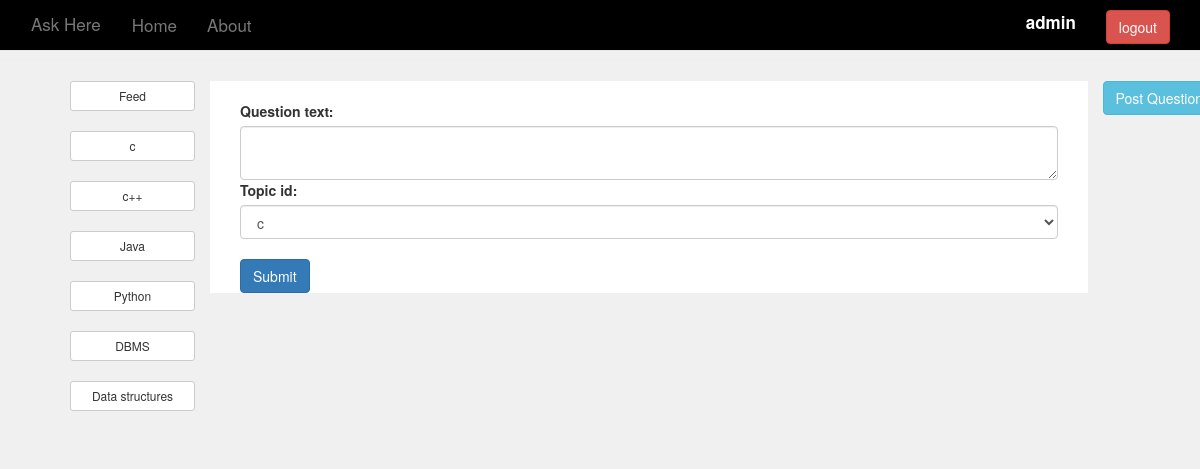
/post_question/ (signed in), run on the app's committed database.
### Ask/models.py (models this page shows)
class Interest(models.Model):
    topic = models.CharField(max_length=30)

### Ask/views.py (the view)
# urls.py: path('post_question/',post_question,name='post_question'),
@login_required(login_url='/login')
def post_question(request):
    if(request.method=="POST"):
        form = QuestionForm(request.POST)
        if(form.is_valid()):
            question = form.save(commit=False)
            question.created_date = datetime.now()
            question.created_by =  UserLogin.objects.get(username=request.user.username)
            question.save()
            return redirect('index')
        else:
            return render(request,'post_question.html',{'form':form,'user':request.user,'topics':topics})
    else:
        form = QuestionForm()
        return render(request,'post_question.html',{'form':form,'user':request.user,'topics':topics})

### Ask/forms.py
class QuestionForm(forms.ModelForm):
    question_text = forms.CharField(widget=forms.Textarea )
    class Meta:
        model = Question
        fields = ('question_text','topic_id')
    def __init__(self,*args,**kwargs):
        super(QuestionForm,self).__init__(*args,**kwargs)
        self.fields['question_text'].widget.attrs= {
            'class':'form-control'
        }
        self.fields['topic_id'].widget.attrs={
            'class':'form-control'
        }
        self.fields['topic_id'].choices = get_topics

### Ask/forms.py (called while the page is built)
def get_topics():
    return  [(interest.id, interest.topic) for interest in Interest.objects.all()]

### Ask/templates/post_question.html
{% extends 'base.html' %}
{% load static %}
{% block content2 %}
    <form method="POST" class="form-signin"> {% csrf_token %}
        <div class="container form-display">
            <br>
            {{ form.as_table }}<br>
            <button type="submit" class="save btn btn-primary">Submit </button>
        </div>
    </form>
{% endblock %}

### Ask/templates/base.html (shortened to what this page needs)
{% load static %}
<!DOCTYPE  html>
<html >
<head>
    <link rel="stylesheet" href="https://maxcdn.bootstrapcdn.com/bootstrap/3.3.7/css/bootstrap.min.css"
>
    <link rel="stylesheet" href="{% static 'default.css' %}">
</head>
<body  style="background-color: #f0f0f0;">
        <nav class="navbar navbar-default navbar-fixed-top">
            <div class="container">
                <div class="navbar-header">
                    <a class="navbar-brand" href="{% url 'index' %}">Ask Here</a>
                  </div>
                <ul class="nav navbar-nav">
                    <li class ={% if page == 'index' %} "active" {% endif %} > <a href="{% url 'index' %}">Home</a> </li>
                    <li class ={% if page == 'about' %} "active" {% endif %} > <a href="{% url 'about' %}">About</a> </li>
                </ul>
                <ul class="nav navbar-nav navbar-right">
                    {% if user.is_authenticated %}
                        <li>  <a href="#" class="username-display"><p style="color: white;">{{ user.username }}</p>   </a>  </li>
                        <li>
                            <a href="{% url 'logout' %}" class="right-nav-display">
                              <button type="button" class="btn btn-danger">logout </button>
                            </a>
                        </li>
                    {%  else  %}
                    <li><a href="{% url 'signup' %}"><span class="glyphicon glyphicon-user"></span> Sign Up</a></li>
                    <li><a href="{% url 'login' %}"><span class="glyphicon glyphicon-log-in"></span> Login</a></li>
                    {% endif %}
                </ul>
            </div>
        </nav>
        <br><br> <hr>
        <div class="container">
            <div class="row">
                <div class="col-md-2">
                    <ul style="list-style-type:none;">
                        <li><a href="{% url 'index' %}">
                                <button class="btn btn-default btn-sm btn-block"> Feed  </button>
                            </a>
                        </li> <br>
                        {% for t in topics %}
                            <li>
                                <a href="{% url 'filter' topic_id=t.id %}" role="button">
                                    <button class="btn btn-default btn-sm btn-block">{{ t.topic }} </button>
                                </a>
                            </li>
                            <br>
                        {% endfor %}
                    </ul>
                </div>
                <div class="col-md-9 middle-display">
                    {% block content2 %}{% endblock %}
                </div>
                <div class="col-md-1">
                    <a href="{% url 'post_question' %}">
                        <button type="button" class="btn btn-info"> Post Question</button>
                    </a>
                </div>
            </div>
        </div>
</body>
</html>

### Ask/static/default.css (style rules this page uses)
a:link { text-decoration: none; }
.form-display { width: 100%; }
.middle-display { background-color: white; }
.navbar { overflow: hidden; background-color:black; position: fixed; top: 0; width: 100%; }
.navbar a { float: left; display: block; color: #f2f2f2; text-align: center; padding: 14px 16px; text-decoration: none; font-size: 17px; }
.right-nav-display { margin-bottom: -20px; margin-top: -5px; }
.username-display { margin-bottom: -20px; margin-top: -3px; font-weight: bold; }

### data on the page
Interest: topic "c"
Interest: topic "c++"
Interest: topic "Java"
Interest: topic "Python"
Interest: topic "DBMS"
Interest: topic "Data structures"

### other printed values
{{ user.username }} "admin"
